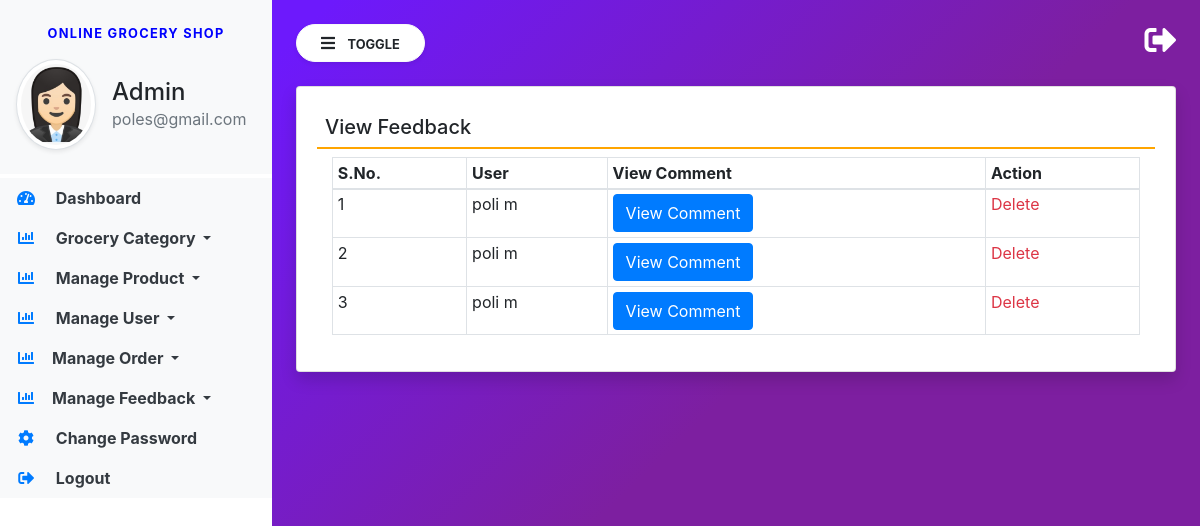
The page /manage-feedback/?action=1 (signed in) on the database its author committed.
### groceryapp/models.py (models this page shows, shortened)
class Feedback(models.Model):
    user = models.ForeignKey(User, on_delete=models.CASCADE, null=True, blank=True)
    message = models.TextField(null=True, blank=True)
    status = models.IntegerField(choices=STATUS, default=2)
    created = models.DateTimeField(auto_now_add=True)
    updated = models.DateTimeField(auto_now=True)

### groceryapp/views.py (the view)
# urls.py: path('manage-feedback/', manage_feedback, name="manage_feedback"),
def manage_feedback(request):
    if not request.user.is_staff:
        return redirect('admin_login')
    action = request.GET.get('action', 0)
    feedback = Feedback.objects.filter(status=int(action))
    return render(request, 'manage-feedback.html', locals())

### groceryapp/templates/manage-feedback.html (shortened to what this page needs)
{% extends 'admin_base.html' %}
{% block main  %}
<div class="card shadow">
    <div class="card-body">
        <h5 class="p-2" style="border-bottom: 2px solid orange;">View Feedback</h5>
        <div class="container-fluid">
            <table class="table table-bordered table-sm" id="example">
                <thead>
                <tr>
                    <th>S.No.</th>
                    <th>User</th>
                    <th>View Comment</th>
                    <th>Action</th>
                </tr>
                </thead>
                <tbody>
                {% for i in feedback %}
                <tr id="row-{{forloop.counter}}">
                    <td>{{forloop.counter}}</td>
                    <td>{{i.user.first_name}} {{i.user.last_name}}</td>
                    <td>
                        <button type="button" class="btn btn-primary" data-toggle="modal" data-target="#exampleModal-{{forloop.counter}}">
                          View Comment
                        </button>
                    </td>
                    <td>
                        <a href="/delete-feedback/{{i.id}}/" class="text-danger"
                           onclick="return confirm('Are You Sure?')">Delete</a></td>
                </tr>
                {% endfor %}
                </tbody>
            </table>
        </div>
    </div>
</div>
{% endblock %}

### groceryapp/templates/admin_base.html (shortened to what this page needs)
{% load static %}
<html lang="en">
<head>
    <link rel="stylesheet" href="https://maxcdn.bootstrapcdn.com/bootstrap/4.3.1/css/bootstrap.min.css">
    <link rel="stylesheet" href="https://use.fontawesome.com/releases/v5.6.3/css/all.css"
>
    <link rel="stylesheet" type="text/css" href="{% static 'css/sidebar.css' %}">
</head>
<body>
<div class="vertical-nav bg-white" id="sidebar">
    <div class="py-4 px-3 mb-1 bg-light">
        <p class="font-weight-bold text-uppercase px-3 small dashboard-text text-center">Online Grocery Shop</p>
        <div class="media d-flex align-items-center">
            <img src="{% static 'images/adminlogo.png' %}" width="80" height="80"
                 class="mr-3 rounded-circle img-thumbnail shadow-sm">
            <div class="media-body">
                <h4 class="mb-0">Admin</h4>
                <p class="text-muted mb-0">{{request.user.email}}</p>
            </div>
        </div>
    </div>
    <ul class="nav flex-column bg-white">
        <li class="nav-item">
            <a href="/admindashboard/" class="nav-link text-dark bg-light">
                <i class="fas fa-tachometer-alt fa-fw mr-3 text-primary"></i>
                Dashboard
            </a>
        </li>
        <li class="nav-item dropdown">
            <a class="nav-link dropdown-toggle text-dark bg-light" href="#" id="navbardrop" data-toggle="dropdown">
                <i class="fas fa-chart-bar mr-3 text-primary fa-fw"></i> Grocery Category
            </a>
        </li>
        <li class="nav-item dropdown">
            <a class="nav-link dropdown-toggle text-dark bg-light" href="#" id="navbardrop" data-toggle="dropdown">
                <i class="fas fa-chart-bar mr-3 text-primary fa-fw"></i> Manage Product
            </a>
        </li>
        <li class="nav-item dropdown">
            <a class="nav-link dropdown-toggle text-dark bg-light" href="#" id="navbardrop" data-toggle="dropdown">
                <i class="fas fa-chart-bar mr-3 text-primary fa-fw"></i> Manage User
            </a>
        </li>
        <li class="nav-item dropdown">
            <a class="nav-link dropdown-toggle text-dark bg-light" href="#" id="navbardrop" data-toggle="dropdown">
                <i class="fas fa-chart-bar mr-3 text-primary fa-fw"></i>Manage Order
            </a>
        </li>
        <li class="nav-item dropdown">
            <a class="nav-link dropdown-toggle text-dark bg-light" href="#" id="navbardrop" data-toggle="dropdown">
                <i class="fas fa-chart-bar mr-3 text-primary fa-fw"></i>Manage Feedback
            </a>
        </li>
        <li class="nav-item">
            <a href="/admin-change-password/" class="nav-link text-dark bg-light">
                <i class="fas fa-cog mr-3 text-primary fa-fw"></i>
                Change Password
            </a>
        </li>
        <li class="nav-item">
            <a href="/logout/" class="nav-link text-dark bg-light">
                <i class="fas fa-sign-out-alt mr-3 text-primary fa-fw"></i>
                Logout
            </a>
        </li>
    </ul>
</div>
<div class="page-content p-4" id="content">
    <a href="/logout/" title="logout" class="float-right text-white"><i class="fas fa-sign-out-alt fa-2x"></i></a>
    <button id="sidebarCollapse" type="button" class="btn btn-light bg-white rounded-pill shadow-sm px-4 mb-4">
        <i class="fas fa-bars mr-2"></i>
        <small class="text-uppercase font-weight-bold">Toggle</small>
    </button>
    {% block main %}
    {% endblock %}
</div>
</body>
</html>

### groceryapp/static/css/sidebar.css (style rules this page uses)
body { background-image : linear-gradient(135.9deg,rgba(109,25,252,1) 16.4%,rgba(125,31,160,1) 56.1%); min-height:100vh; }
.vertical-nav { min-width : 17rem; width : 17rem; height:100vh; position:fixed; top:0; left:0; transition: all 0.4s; }
.page-content { width:calc(100% - 17rem); margin-left:17rem; transition:all 0.4s; }
.dashboard-text { letter-spacing : 0.1em; color : blue; }
.nav-link { font-weight : bold; }

### rows shown on the page
Feedback: user.first_name "poli", user.last_name "m"
Feedback: user.first_name "poli", user.last_name "m"
Feedback: user.first_name "poli", user.last_name "m"

### other values the page prints
{{ request.user.email }} "poles@gmail.com"
